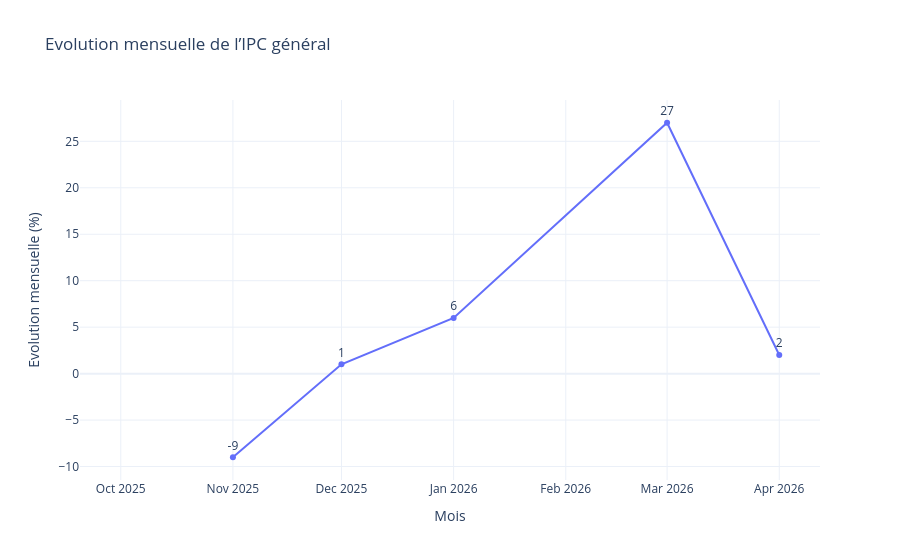
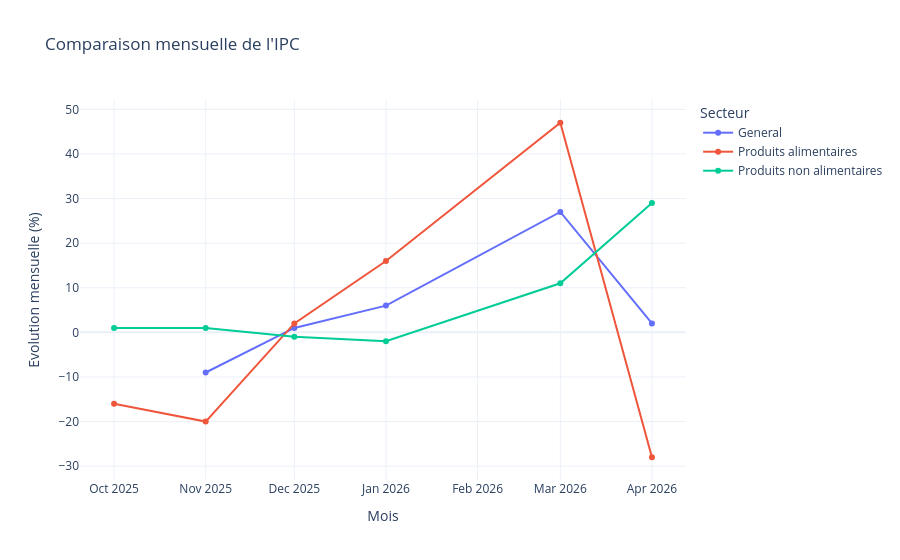
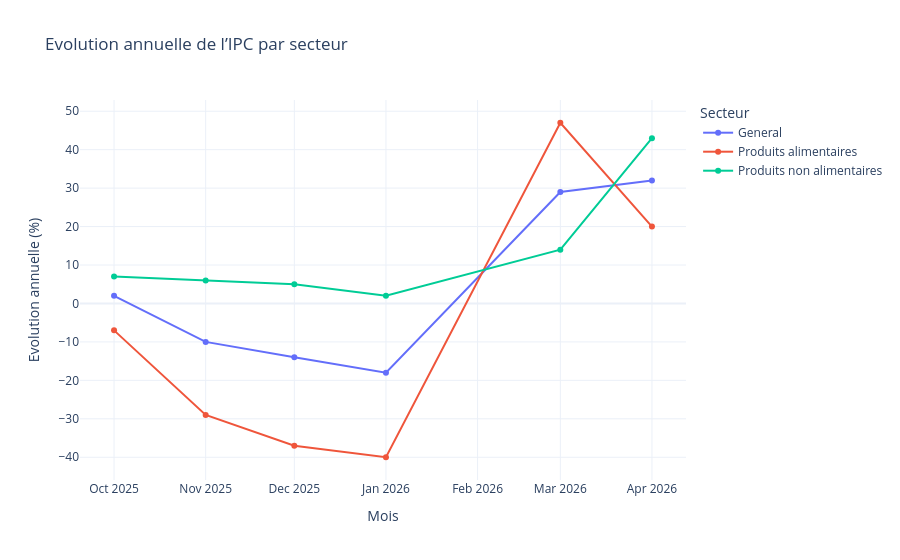

The code cell stored with these charts, in order, in its notebook:
### Code cell
import pandas as pd
import plotly.express as px
from bs4 import BeautifulSoup
from pathlib import Path
import re

# =========================
# 1) CHEMIN DES FICHIERS HTML
# =========================
dossier = Path(r"../data/IPC")   # غيّر هذا المسار
fichiers = sorted(dossier.glob("Analyse_*.html"))

# =========================
# 2) LECTURE AUTOMATIQUE
# =========================
resultats = []

for fichier in fichiers:
    mois = re.search(r"Analyse_(\d{4}_\d{2})", fichier.name).group(1)

    tables = pd.read_html(fichier)

    # Tableau 0 : évolution générale
    t0 = tables[0].copy()
    t0["Mois"] = mois

    for col in ["Evolution mensuelle", "Evolution annuelle"]:
        t0[col] = (
            t0[col].astype(str)
            .str.replace(",", ".", regex=False)
            .astype(float)
        )

    resultats.append(t0)

df = pd.concat(resultats, ignore_index=True)

# L'order de Date 
df["Date"] = pd.to_datetime(df["Mois"], format="%Y_%m")
df = df.sort_values("Date")

print("Aperçu des données :")
print(df)

# =========================
# 3) ANALYSE SYNTHÉTIQUE
# =========================
general = df[df["Secteur"].str.contains("General", case=False, na=False)]

print("\n===== Analyse IPC =====")
print("Moyenne évolution mensuelle :", round(general["Evolution mensuelle"].mean(), 2), "%")
print("Moyenne évolution annuelle :", round(general["Evolution annuelle"].mean(), 2), "%")

mois_max = general.loc[general["Evolution mensuelle"].idxmax()]
mois_min = general.loc[general["Evolution mensuelle"].idxmin()]

print("Plus forte hausse mensuelle :", mois_max["Mois"], "=", mois_max["Evolution mensuelle"], "%")
print("Plus forte baisse mensuelle :", mois_min["Mois"], "=", mois_min["Evolution mensuelle"], "%")

# =========================
# 4) GRAPHIQUE 1 : IPC Général
# =========================
fig1 = px.line(
    general,
    x="Date",
    y="Evolution mensuelle",
    markers=True,
    text="Evolution mensuelle",
    title="Evolution mensuelle de l’IPC général"
)

fig1.update_traces(textposition="top center")
fig1.update_layout(
    xaxis_title="Mois",
    yaxis_title="Evolution mensuelle (%)",
    template="plotly_white"
)

fig1.show()

# =========================
# 5) GRAPHIQUE 2 : Comparaison secteurs
# =========================
secteurs = ["General", "Alimentaire", "Non alimentaire"]

df_filtre = df[
    df["Secteur"].str.contains(
        "|".join(secteurs),
        case=False,
        na=False
    )
]

fig2 = px.line(
    df_filtre,
    x="Date",
    y="Evolution mensuelle",
    color="Secteur",
    markers=True,
    title="Comparaison mensuelle de l'IPC"
)

fig2.update_layout(
    xaxis_title="Mois",
    yaxis_title="Evolution mensuelle (%)",
    template="plotly_white"
)

fig2.show()
# =========================
# 6) GRAPHIQUE 3 : Evolution annuelle
# =========================
fig3 = px.line(
    df,
    x="Date",
    y="Evolution annuelle",
    color="Secteur",
    markers=True,
    title="Evolution annuelle de l’IPC par secteur"
)

fig3.update_layout(
    xaxis_title="Mois",
    yaxis_title="Evolution annuelle (%)",
    template="plotly_white"
)

fig3.show()
# =========================
# 7) TEXTE D’INTERPRÉTATION
# =========================
print("\n===== Interprétation courte =====")
print(
    "L’analyse montre une évolution variable de l’IPC entre les mois étudiés. "
    "Les produits alimentaires présentent généralement les variations les plus fortes, "
    "ce qui indique une sensibilité importante aux fluctuations des prix. "
    "Les produits non alimentaires restent plus stables. "
    "Ainsi, l’évolution globale de l’IPC est principalement influencée par le secteur alimentaire."
)

### Figure 1 — Plotly figure (JSON) as saved in the notebook; plotly's stock layout.template omitted (floating-point values rounded to 4 significant figures)
{"data": [{"hovertemplate": "Date=%{x}<br>Evolution mensuelle=%{text}<extra></extra>", "legendgroup": "", "line": {"color": "#636efa", "dash": "solid"}, "marker": {"symbol": "circle"}, "mode": "lines+markers+text", "name": "", "orientation": "v", "showlegend": false, "text": [NaN, -9.0, 1.0, 6.0, 27.0, 2.0], "textposition": "top center", "type": "scatter", "x": ["2025-10-01T00:00:00", "2025-11-01T00:00:00", "2025-12-01T00:00:00", "2026-01-01T00:00:00", "2026-03-01T00:00:00", "2026-04-01T00:00:00"], "xaxis": "x", "y": [NaN, -9.0, 1.0, 6.0, 27.0, 2.0], "yaxis": "y"}], "layout": {"legend": {"tracegroupgap": 0}, "title": {"text": "Evolution mensuelle de l’IPC général"}, "xaxis": {"anchor": "y", "domain": [0.0, 1.0], "title": {"text": "Mois"}}, "yaxis": {"anchor": "x", "domain": [0.0, 1.0], "title": {"text": "Evolution mensuelle (%)"}}}}

### Figure 2 — Plotly figure (JSON) as saved in the notebook; plotly's stock layout.template omitted (floating-point values rounded to 4 significant figures)
{"data": [{"hovertemplate": "Secteur=General<br>Date=%{x}<br>Evolution mensuelle=%{y}<extra></extra>", "legendgroup": "General", "line": {"color": "#636efa", "dash": "solid"}, "marker": {"symbol": "circle"}, "mode": "lines+markers", "name": "General", "orientation": "v", "showlegend": true, "type": "scatter", "x": ["2025-10-01T00:00:00", "2025-11-01T00:00:00", "2025-12-01T00:00:00", "2026-01-01T00:00:00", "2026-03-01T00:00:00", "2026-04-01T00:00:00"], "xaxis": "x", "y": [NaN, -9.0, 1.0, 6.0, 27.0, 2.0], "yaxis": "y"}, {"hovertemplate": "Secteur=Produits alimentaires<br>Date=%{x}<br>Evolution mensuelle=%{y}<extra></extra>", "legendgroup": "Produits alimentaires", "line": {"color": "#EF553B", "dash": "solid"}, "marker": {"symbol": "circle"}, "mode": "lines+markers", "name": "Produits alimentaires", "orientation": "v", "showlegend": true, "type": "scatter", "x": ["2025-10-01T00:00:00", "2025-11-01T00:00:00", "2025-12-01T00:00:00", "2026-01-01T00:00:00", "2026-03-01T00:00:00", "2026-04-01T00:00:00"], "xaxis": "x", "y": [-16.0, -20.0, 2.0, 16.0, 47.0, -28.0], "yaxis": "y"}, {"hovertemplate": "Secteur=Produits non alimentaires<br>Date=%{x}<br>Evolution mensuelle=%{y}<extra></extra>", "legendgroup": "Produits non alimentaires", "line": {"color": "#00cc96", "dash": "solid"}, "marker": {"symbol": "circle"}, "mode": "lines+markers", "name": "Produits non alimentaires", "orientation": "v", "showlegend": true, "type": "scatter", "x": ["2025-10-01T00:00:00", "2025-11-01T00:00:00", "2025-12-01T00:00:00", "2026-01-01T00:00:00", "2026-03-01T00:00:00", "2026-04-01T00:00:00"], "xaxis": "x", "y": [1.0, 1.0, -1.0, -2.0, 11.0, 29.0], "yaxis": "y"}], "layout": {"legend": {"title": {"text": "Secteur"}, "tracegroupgap": 0}, "title": {"text": "Comparaison mensuelle de l'IPC"}, "xaxis": {"anchor": "y", "domain": [0.0, 1.0], "title": {"text": "Mois"}}, "yaxis": {"anchor": "x", "domain": [0.0, 1.0], "title": {"text": "Evolution mensuelle (%)"}}}}

### Figure 3 — Plotly figure (JSON) as saved in the notebook; plotly's stock layout.template omitted (floating-point values rounded to 4 significant figures)
{"data": [{"hovertemplate": "Secteur=General<br>Date=%{x}<br>Evolution annuelle=%{y}<extra></extra>", "legendgroup": "General", "line": {"color": "#636efa", "dash": "solid"}, "marker": {"symbol": "circle"}, "mode": "lines+markers", "name": "General", "orientation": "v", "showlegend": true, "type": "scatter", "x": ["2025-10-01T00:00:00", "2025-11-01T00:00:00", "2025-12-01T00:00:00", "2026-01-01T00:00:00", "2026-03-01T00:00:00", "2026-04-01T00:00:00"], "xaxis": "x", "y": [2.0, -10.0, -14.0, -18.0, 29.0, 32.0], "yaxis": "y"}, {"hovertemplate": "Secteur=Produits alimentaires<br>Date=%{x}<br>Evolution annuelle=%{y}<extra></extra>", "legendgroup": "Produits alimentaires", "line": {"color": "#EF553B", "dash": "solid"}, "marker": {"symbol": "circle"}, "mode": "lines+markers", "name": "Produits alimentaires", "orientation": "v", "showlegend": true, "type": "scatter", "x": ["2025-10-01T00:00:00", "2025-11-01T00:00:00", "2025-12-01T00:00:00", "2026-01-01T00:00:00", "2026-03-01T00:00:00", "2026-04-01T00:00:00"], "xaxis": "x", "y": [-7.0, -29.0, -37.0, -40.0, 47.0, 20.0], "yaxis": "y"}, {"hovertemplate": "Secteur=Produits non alimentaires<br>Date=%{x}<br>Evolution annuelle=%{y}<extra></extra>", "legendgroup": "Produits non alimentaires", "line": {"color": "#00cc96", "dash": "solid"}, "marker": {"symbol": "circle"}, "mode": "lines+markers", "name": "Produits non alimentaires", "orientation": "v", "showlegend": true, "type": "scatter", "x": ["2025-10-01T00:00:00", "2025-11-01T00:00:00", "2025-12-01T00:00:00", "2026-01-01T00:00:00", "2026-03-01T00:00:00", "2026-04-01T00:00:00"], "xaxis": "x", "y": [7.0, 6.0, 5.0, 2.0, 14.0, 43.0], "yaxis": "y"}], "layout": {"legend": {"title": {"text": "Secteur"}, "tracegroupgap": 0}, "title": {"text": "Evolution annuelle de l’IPC par secteur"}, "xaxis": {"anchor": "y", "domain": [0.0, 1.0], "title": {"text": "Mois"}}, "yaxis": {"anchor": "x", "domain": [0.0, 1.0], "title": {"text": "Evolution annuelle (%)"}}}}
